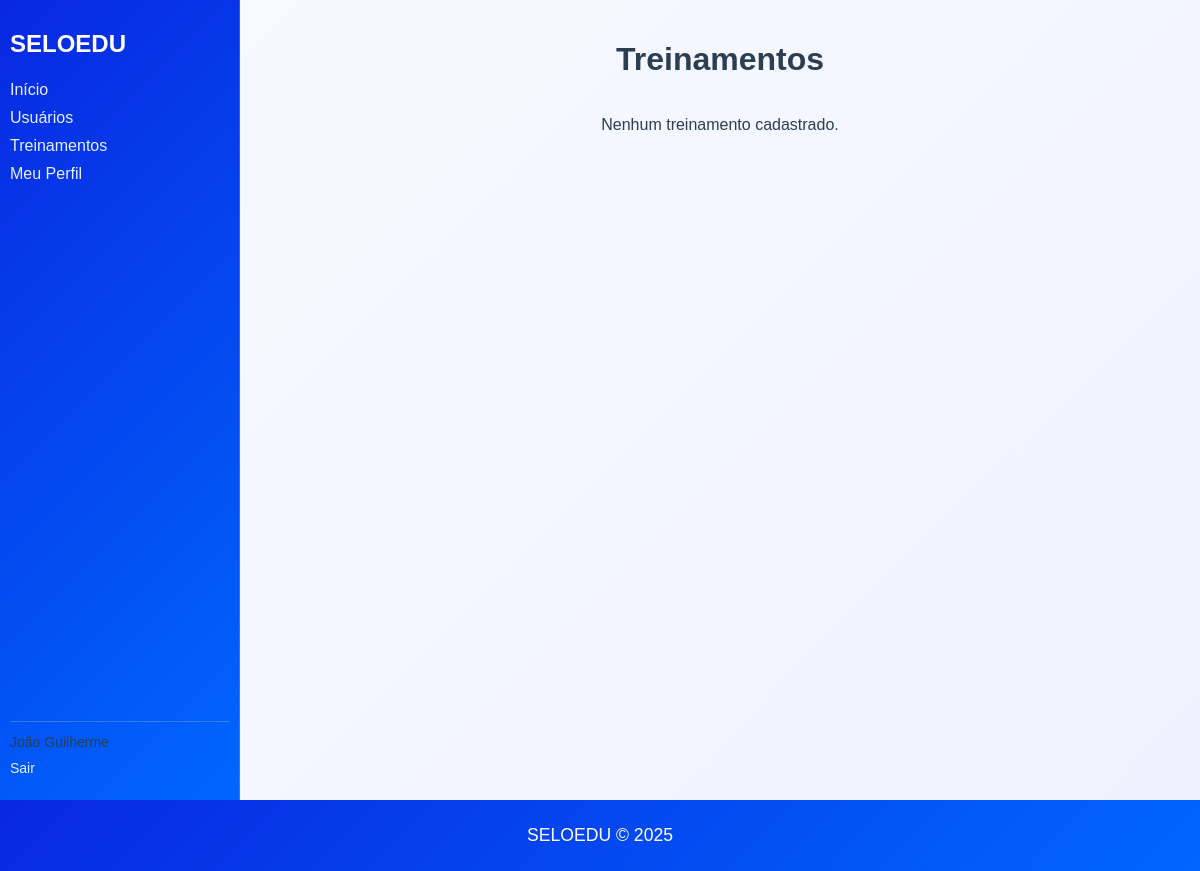
Before: /treinamentos/ (signed in) with the older database file.
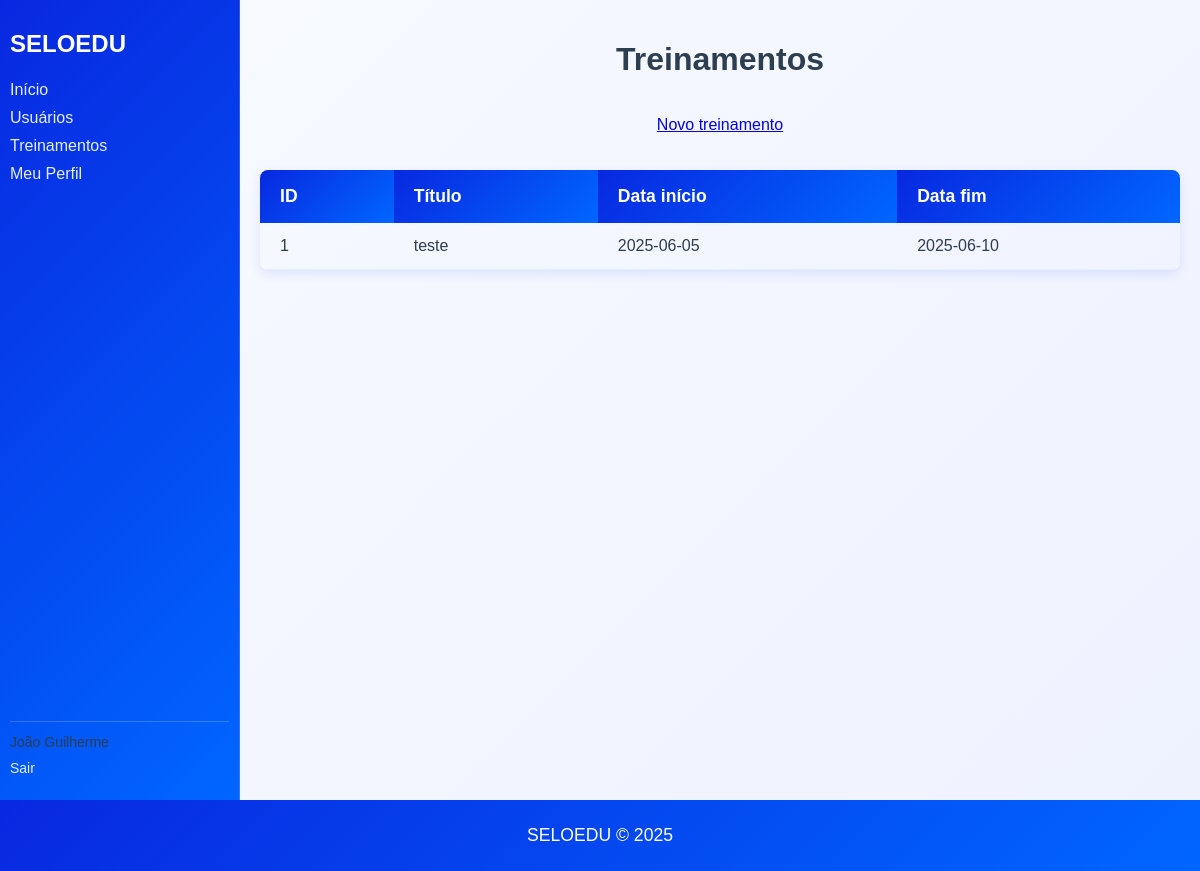
After: the same page with the newer database file.
### models/treinamento.py (models this page shows)
class Treinamento(db.Model):
	__tablename__ = 'treinamentos'
	id = db.Column(db.Integer, primary_key=True)
	titulo = db.Column(db.String(200), nullable=False)
	descricao = db.Column(db.Text, nullable=True)
	data_inicio = db.Column(db.Date, nullable=True)
	data_fim = db.Column(db.Date, nullable=True)

### views/treinamento_view.py (the view)
	@login_required
	def listar(self):
		itens = Treinamento.query.order_by(Treinamento.id.desc()).all()
		return render_template('treinamento/listar.html', itens=itens)

### models/users.py (called while the page is built)
@login_manager.user_loader
def load_user(user_id):
	try:
		return User.query.get(int(user_id))
	except Exception:
		return None

### templates/treinamento/listar.html (shortened to what this page needs)
{% extends "base.html" %}
{% block content %}
<h1>Treinamentos</h1>
{% if current_user.is_authenticated and current_user.role == 'coordenador' %}
<p><a href="{{ url_for('treinamento.novo') }}">Novo treinamento</a></p>
{% endif %}
{% if itens %}
<table>
  <thead>
    <tr>
      <th>ID</th>
      <th>Título</th>
      <th>Data início</th>
      <th>Data fim</th>
    </tr>
  </thead>
  <tbody>
    {% for t in itens %}
    <tr>
      <td>{{ t.id }}</td>
      <td>{{ t.titulo }}</td>
      <td>{{ t.data_inicio or '' }}</td>
      <td>{{ t.data_fim or '' }}</td>
    </tr>
    {% endfor %}
  </tbody>
 </table>
{% else %}
<p>Nenhum treinamento cadastrado.</p>
{% endif %}
{% endblock %}

Changed rows visible on the page:
changed User "João Guilherme": role "aluno" → "coordenador" (drawn)
added Treinamento: id "1", titulo "teste", data_inicio "2025-06-05", data_fim "2025-06-10"
Other visible differences:
text no longer shown: "Nenhum treinamento cadastrado."
text now shown: "Novo treinamento ID Título Data início Data fim"
